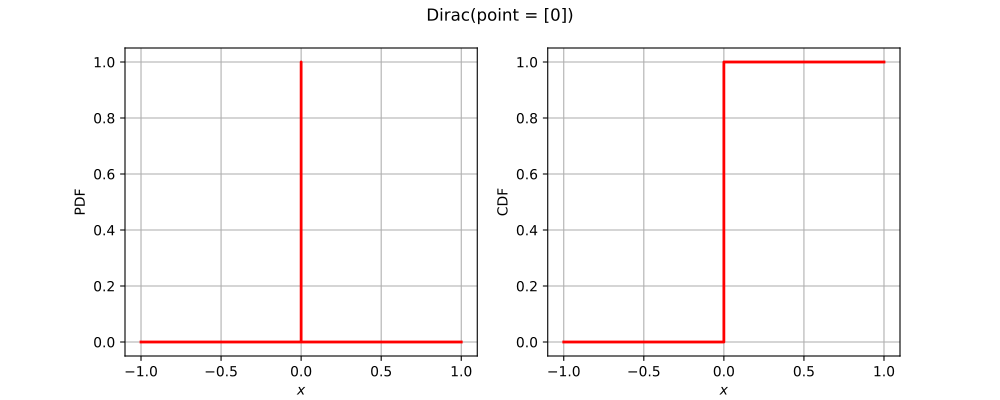

Recreate this plot in Python.
import openturns as ot
from matplotlib import pyplot as plt
from openturns.viewer import View
title = None
if ot.Dirac().__class__.__name__ == 'Bernoulli':
    distribution = ot.Bernoulli(0.7)
elif ot.Dirac().__class__.__name__ == 'Binomial':
    distribution = ot.Binomial(5, 0.2)
elif ot.Dirac().__class__.__name__ == 'Hypergeometric':
    distribution = ot.Hypergeometric(10, 4, 7)
elif ot.Dirac().__class__.__name__ == 'CumulativeDistributionNetwork':
    coll = [ot.Normal(2),ot.Dirichlet([0.5, 1.0, 1.5])]
    distribution = ot.CumulativeDistributionNetwork(coll, ot.BipartiteGraph([[0,1], [0,1]]))
elif ot.Dirac().__class__.__name__ == 'Histogram':
    distribution = ot.Histogram([-1.0, 0.5, 1.0, 2.0], [0.45, 0.4, 0.15])
elif ot.Dirac().__class__.__name__ == 'KernelMixture':
    kernel = ot.Uniform()
    sample = ot.Normal().getSample(5)
    bandwith = [1.0]
    distribution = ot.KernelMixture(kernel, bandwith, sample)
elif ot.Dirac().__class__.__name__ == 'MaximumDistribution':
    coll = [ot.Uniform(2.5, 3.5), ot.LogUniform(1.0, 1.2), ot.Triangular(2.0, 3.0, 4.0)]
    distribution = ot.MaximumDistribution(coll)
elif ot.Dirac().__class__.__name__ == 'Multinomial':
    distribution = ot.Multinomial(5, [0.2])
elif ot.Dirac().__class__.__name__ == 'RandomMixture':
    coll = [ot.Triangular(0.0, 1.0, 5.0), ot.Uniform(-2.0, 2.0)]
    weights = [0.8, 0.2]
    cst = 3.0
    distribution = ot.RandomMixture(coll, weights, cst)
elif ot.Dirac().__class__.__name__ == 'TruncatedDistribution':
    distribution = ot.TruncatedDistribution(ot.Normal(2.0, 1.5), 1.0, 4.0)
elif ot.Dirac().__class__.__name__ == 'UserDefined':
    distribution = ot.UserDefined([[1.0], [2.0], [3.0]], [0.4, 0.5, 1.0])
elif ot.Dirac().__class__.__name__ == 'ZipfMandelbrot':
    distribution = ot.ZipfMandelbrot(10, 2.5, 0.3)
elif ot.Dirac().__class__.__name__ == 'Normal':
    cov = ot.CovarianceMatrix([[1.0, -0.5], [-0.5, 1.0]])
    distribution = ot.Normal([0.0, 0.0], cov)
    title = "Normal dist. with correlation coefficient {}".format(cov[0, 1])
else:
    distribution = ot.Dirac()

dimension = distribution.getDimension()
if title is None:
    title = str(distribution)[:100].split('\n')[0]
if dimension == 1:
    distribution.setDescription(['$x$'])
    pdf_graph = distribution.drawPDF()
    cdf_graph = distribution.drawCDF()
    fig = plt.figure(figsize=(10, 4))
    pdf_axis = fig.add_subplot(121)
    cdf_axis = fig.add_subplot(122)
    View(pdf_graph, figure=fig, axes=[pdf_axis], add_legend=False)
    View(cdf_graph, figure=fig, axes=[cdf_axis], add_legend=False)
    fig.suptitle(title)
elif dimension == 2:
    grid = ot.GridLayout(1, 2)
    pdf_graph = distribution.drawPDF()
    pdf_graph.setLegends([''])
    cdf_graph = distribution.drawCDF()
    cdf_graph.setLegends([''])
    grid.setGraph(0, 0, pdf_graph)
    grid.setGraph(0, 1, cdf_graph)
    grid.setTitle(title)
    fig = View(grid).getFigure()
    fig.axes[0].set_title('PDF')
    fig.axes[1].set_title('CDF')
